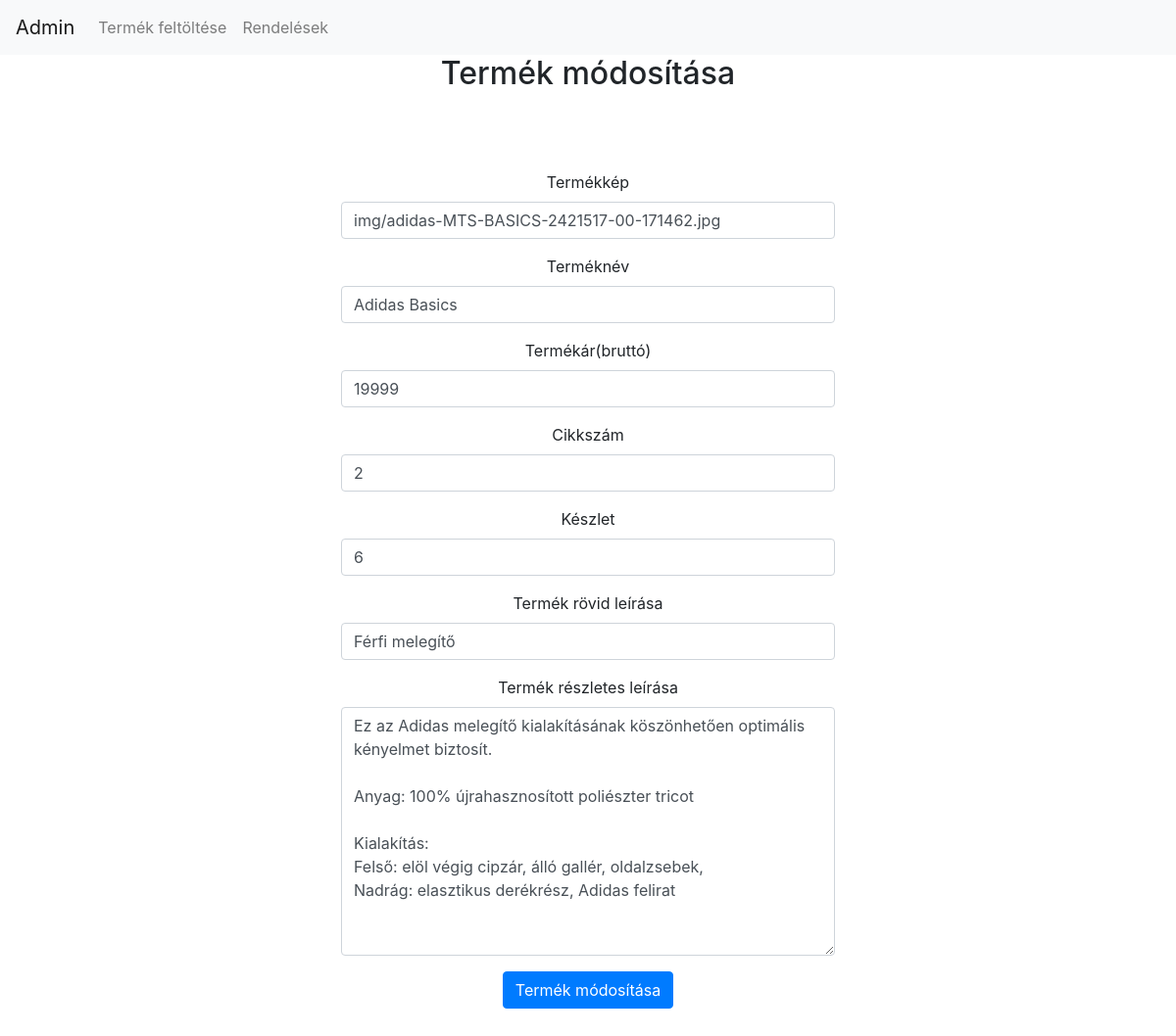
/admin/admin_modosit.php?id=2, run on the app's committed database.
### tables this page shows
CREATE TABLE `termekek` (
  `id` int(5) NOT NULL,
  `kategoria` varchar(100) NOT NULL,
  `nev` varchar(255) NOT NULL,
  `cikkszam` decimal(10,0) NOT NULL,
  `ar` decimal(10,0) NOT NULL,
  `rleiras` varchar(255) NOT NULL,
  `hleiras` mediumtext NOT NULL,
  `kep` varchar(255) NOT NULL,
  `keszlet` int(3) NOT NULL,
  `aktiv` int(1) NOT NULL DEFAULT 1
);

### admin/admin_modosit.php (the view, shortened to what this page needs)
<!DOCTYPE html>
<html lang="en">
<head>
<link rel="stylesheet" href="https://cdnjs.cloudflare.com/ajax/libs/twitter-bootstrap/4.5.2/css/bootstrap.min.css">
<link rel="stylesheet" href="https://cdnjs.cloudflare.com/ajax/libs/font-awesome/5.15.0/css/all.min.css">
</head>
<body>
<nav class="navbar navbar-expand-lg navbar-light bg-light">
  <a class="navbar-brand" href="index.php">Admin</a>
  <div class="collapse navbar-collapse" id="navbarNav">
    <ul class="navbar-nav">
      <li class="nav-item">
        <a class="nav-link" href="admin_feltolt.php">Termék feltöltése</a>
      </li>
      <li class="nav-item">
        <a class="nav-link" href="admin_rendeles.php">Rendelések</a>
      </li>
    </ul>
  </div>
</nav>
<div class="container">
    <h2 class="text-center mb-3">Termék módosítása</h2>
    <div class="row justify-content-center">
        <form  method="post" class="form-group text-center p-5 rounded" style="width: 600px;">
            <?php
                $con = mysqli_connect("localhost", "root", "", "webshop");
                mysqli_query($con, "SET NAMES utf8");
                if(isset($_GET["id"])){
                    $termekid = $_GET["id"];
                    $sql = "SELECT * FROM termekek WHERE id='$termekid'";
                }
                $result = mysqli_query($con, $sql);
                while($row = mysqli_fetch_array($result)){
                    ?>
                        <label for="">Termékkép</label>
                        <input type="text" name="file" class="form-control mb-3" value="<?php echo $row["kep"]; ?>">
                        <label for="">Terméknév</label>
                        <input type="text" name="termeknev" class="form-control mb-3" value="<?php echo $row["nev"];  ?>">
                        <label for="">Termékár(bruttó)</label>
                        <input type="text" name="termekar" class="form-control mb-3" value="<?php echo $row["ar"];?>">
                        <label for="">Cikkszám</label>
                        <input type="text" name="cikkszam" class="form-control mb-3" value="<?php echo $row["cikkszam"]; ?>">
                        <label for="">Készlet</label>
                        <input type="text" name="keszlet" class="form-control mb-3" value="<?php echo $row["keszlet"]; ?>">
                        <label for="">Termék rövid leírása</label>
                        <input type="text" name="rleiras" class="form-control mb-3" value="<?php echo $row["rleiras"]; ?>">
                        <label for="">Termék részletes leírása</label>
                        <textarea name="hleiras" class="form-control mb-3" cols="50" rows="10"><?php  echo $row["hleiras"]; ?></textarea>
                        <button type="submit" name="upload" class="btn btn-primary">Termék módosítása</button>
                    <?php
                }
            ?>
        </form>
    </div>
</div>
</body>
</html>

### data on the page
termekek: file "img/adidas-MTS-BASICS-2421517-00-171462.jpg", termeknev "Adidas Basics", termekar "19999", cikkszam "2", keszlet "6", rleiras "Férfi melegítő", hleiras "Ez az Adidas melegítő kialakításának köszönhetően optimális kényelmet biztosít. Anyag: 100% újrahasznosított poliészter tricot Kialakítás: Felső: elöl végig cipzár, álló gallér, oldalzsebek, Nadrág: elasztikus derékrész, Adidas felirat"
